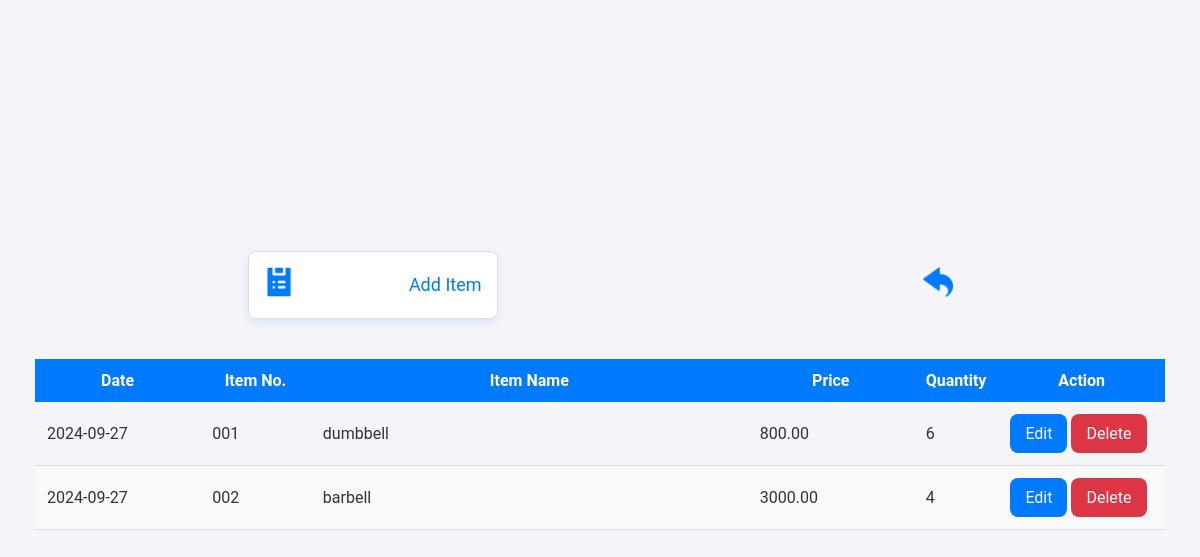
/src/admin/inventory/inventory.php (signed in), run on the app's committed database.
### tables this page shows
CREATE TABLE `inventory` (
  `id` int(11) NOT NULL,
  `item_no` varchar(100) NOT NULL,
  `item_name` varchar(100) NOT NULL,
  `price` decimal(10,2) NOT NULL,
  `quantity` int(11) NOT NULL,
  `date_added` date NOT NULL DEFAULT current_timestamp()
);

### src/admin/inventory/inventory.php (the view, shortened to what this page needs)
<?php
include '../../../config/database.php';
$sql = "SELECT * FROM inventory ORDER BY date_added DESC";
$result = $conn->query($sql);
?>
<!DOCTYPE html>
<html lang="en">
<head>
    <link rel="stylesheet" href="../../../asset/style.css">
</head>
<body>
    <div class="container">
        <div class="row1">
            <div class="card">
                <a href="addItem.php" class="card-link">
                    <span class="card-icon">
                    <img src="../../../asset/icon/list.png" alt="Add Item" class="icon">
                    </span>
                    Add Item
                </a>
            </div>
            <a  href="../homepage.php" class="card-link">
                <span class="card-icon">
                <img src="../../../asset/icon/back.png" alt="Back" class="icon">
                </span>
            </a>
        </div>
        <table class="six-cols">
            <thead>
                <tr>
                    <th>Date</th>
                    <th>Item No.</th>
                    <th>Item Name</th>
                    <th>Price</th>
                    <th>Quantity</th>
                    <th>Action</th>
                </tr>
            </thead>
            <tbody>
            <?php
            if ($result->num_rows > 0) {
                while($row = $result->fetch_assoc()) {
                    echo "<tr>
                            <td>" . $row['date_added'] . "</td>
                            <td>" . $row['item_no'] . "</td>
                            <td>" . $row['item_name'] . "</td>
                            <td>" . $row['price'] . "</td>
                            <td>" . $row['quantity'] . "</td>
                            <td>
                                <button onclick=\"window.location.href='editItem.php?item_no=" . $row['item_no'] . "'\" class=\"blue-button\">Edit</button>
                                <button onclick=\"showDeleteModal('" . $row['item_no'] . "')\" class=\"red-button\">Delete</button>
                            </td>
                        </tr>";
                }
            } else {
                echo "<tr><td colspan='6'>No items found</td></tr>";
            }
            ?>
            </tbody>
        </table>
    </div>
</body>
</html>

### asset/style.css (style rules this page uses)
* { margin: 0; padding: 0; box-sizing: border-box; font-family: "Roboto", sans-serif; }
body { background-color: #f4f4f9; color: #333333; display: flex; justify-content: center; align-items: center; min-height: 100vh; }
a { text-decoration: none; color: #ffffff; }
.blue-button { padding: 10px 15px; border: none; border-radius: 8px; font-size: 16px; color: #ffffff; background-color: #007bff; cursor: pointer; transition: background-color 0.3s ease, box-shadow 0.3s ease; }
.red-button { padding: 10px 15px; border: none; border-radius: 8px; font-size: 16px; color: #ffffff; background-color: #dc3545; cursor: pointer; transition: background-color 0.3s ease, box-shadow 0.3s ease; }
.icon { width: 30px; height: auto; transition: transform 0.3s ease; }
.card { display: inline-block; width: 250px; padding: 15px; border: 1px solid #dddddd; border-radius: 8px; box-shadow: 0 4px 8px rgba(0, 123, 255, 0.1); transition: box-shadow 0.3s ease; background-color: #ffffff; }
.card-link { text-decoration: none; font-size: 18px; display: flex; justify-content: space-between; align-items: center; color: #007bff; position: relative; }
.card-icon { font-size: 24px; transition: transform 0.3s ease; }
.container { display: flex; flex-direction: column; gap: 20px; padding: 5px; width: 95%; }
.row1 { display: flex; justify-content: space-around; align-items: center; }
button { background: none; border: none; padding: 0; margin: 0; }
table { width: 100%; border-collapse: collapse; margin: 20px 0; font-size: 16px; }
thead th { background-color: #007bff; color: #ffffff; padding: 12px; text-align: center; }
tbody tr { border-bottom: 1px solid #dddddd; }
tbody tr:nth-child(even) { background-color: #f9f9f9; }
tbody td { padding: 12px; }
.six-cols thead th:nth-child(1) { width: 15%; }
.six-cols thead th:nth-child(2) { width: 10%; }
.six-cols thead th:nth-child(3) { width: 40%; }
.six-cols thead th:nth-child(4) { width: 15%; }
.six-cols thead th:nth-child(5) { width: 5%; }
.six-cols thead th:nth-child(6) { width: 15%; }

### data on the page
inventory: date_added "2024-09-27", item_no "001", item_name "dumbbell", price "800.00", quantity "6"
inventory: date_added "2024-09-27", item_no "002", item_name "barbell", price "3000.00", quantity "4"
